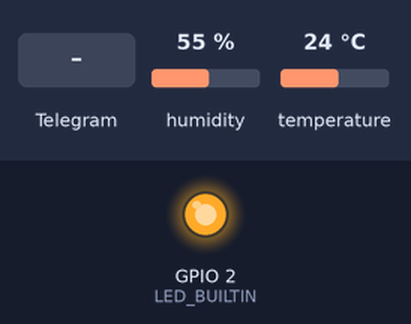
Bench run of a sketch on a simulated ESP8266 (NodeMCU). On the bench: output pins drawn as LEDs (lit = HIGH, except the on-board LED, lit = LOW). The inputs (shaded band) are chosen by the test bench; at power-on: humidity 55 %, temperature 24 °C. WiFi joins after 1.5 s; servers stay silent unless stated; what the sketch prints to the serial monitor is not drawn.

Above: at 2.7 s.
2.8 s: Telegram message "/say_hello" received
At 4.17 s:
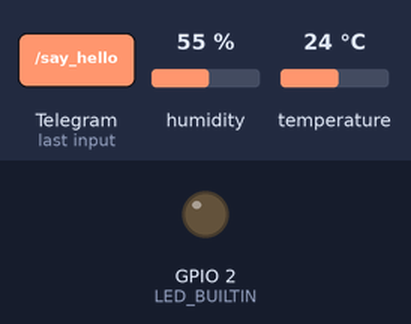
5.7 s: Telegram message "/display" received
8.7 s: Telegram message "1" received
Timing chart, 0 to 13.9 s (numbered marks = the images above; inputs shaded):
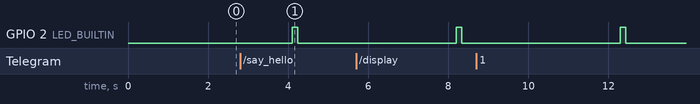

The sketch:

sketch_feb19c.ino
```cpp
//
// Учебный стенд для занятий по Wi-Fi
//
// Определение температуры и влажности
// Результат выводится в Telegram-боте.
//
//
// Февраль 2025 г.
// 1.0 v
//


// Библиотека Wi-Fi

#include <ESP8266WiFi.h>

#define MY_SSID "fizmat"
#define MY_PASS ""

// Библиотека BOT

#include <FastBot.h>

// Ссылка, которая позволит вам создать бота - https://t.me/BotFather

FastBot bot("" /* BOT_TOKEN */);


// Библиотека датчика

#define PIN_SENSOR 0
// #define PIN_SENSOR 2 // только модуля расширения для ESP-01/ESP-01s

#include "DHT.h"
DHT dht(PIN_SENSOR, DHT11);


void setup() {

  pinMode(LED_BUILTIN, OUTPUT);

  Serial.begin(9600);

  Serial.println();
  Serial.println("Hello");

  // Инициализация Wi-Fi

  WiFi.begin(MY_SSID, MY_PASS);

  Serial.print("MAC address: ");
  Serial.println(WiFi.macAddress());

  while (WiFi.status() != WL_CONNECTED) {
    delay(500);
    Serial.print(".");
  }

  Serial.println("");
  Serial.print("Connected to ");
  Serial.println(WiFi.SSID());
  Serial.print("IP address: ");
  Serial.println(WiFi.localIP());

  // Инициализация бота

  bot.attach(newMsg);

  // Инициализация датчика

  dht.begin();

}


void loop() {

  // Сигнальный светодиод

  digitalWrite(LED_BUILTIN, ( WiFi.status() == WL_CONNECTED && bitRead( millis(), 11 ) == 0 && bitRead( millis() + 1900, 11 ) == 0 ) ? HIGH : LOW);

  // Помощник бота

  tick();

}


void tick() { bot.tick(); }


//
// Обработчика сообщений бота
//

void newMsg(FB_msg& msg) {

  Serial.print(msg.userID);
  Serial.print(", ");
  Serial.print(msg.username);
  Serial.print(", ");
  Serial.println(msg.text);

  if ( msg.text == "/say_hello" ) commandSayHello(msg);
  if ( msg.text == "/display" ) commandDisplay(msg);

}


//
// "Поздороваться"
//

void commandSayHello(FB_msg& msg) {

  bot.sendMessage("Привет", msg.chatID);

}


//
// Вывести показания датчиков
//

void commandDisplay(FB_msg& msg) {

  String s = "";

  s += "<b>Показания датчиков</b>\n\n";

  s += "Tемпература: ";
  s += dht.readTemperature();
  s += " °C\n";

  s += "Влажность: ";
  s += dht.readHumidity();
  s += " %";

  bot.setTextMode(FB_HTML);
  bot.sendMessage(s, msg.chatID);

}
```
